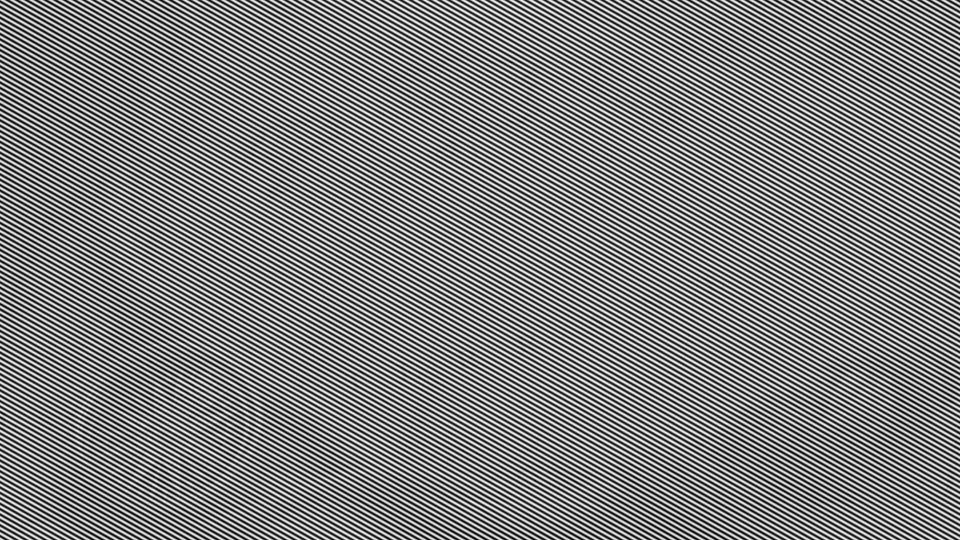
%> input picture LW_6/Pictures/A6_08_2.jpg, 1920 x 1080 px (shown at 1/2 size)
$ octave Lab6_task2.m   (GNU Octave 9; MATLAB toolbox functions it lacks are replaced by stand-ins)
%> lines starting %> are read from the running program, lines starting %| are printed output that depends on the picture
### LW_6/Pictures/F_chess_2D.m
function CH = F_chess_2D(m,n)
%% Программа формирования шахматной матрицы (-1)^(x+y)
% для центрирования изображений в частотной области
CH = zeros(m,n);
for im = 1:m
for in = 1:n
CH(im,in) = (-1)^(in+im);
end
end
end

### LW_6/Pictures/Lab6_task2.m
clear all; close all;
% Чтение изображения
I=imread('A6_08_2.jpg');
%> I is the input picture: size 1080x1920 uint8; min 0, max 255, mean 127.8

figure(1);
imshow(I);
% Конвертация в чб и в double
I = im2double(I);
%> I: size 1080x1920 double
% получение размера изображения
[sy,sx] = size(I);
%> sy = 1080; sx = 1920
CH = F_chess_2D(sy,sx);
%> after the loop in F_chess_2D, `for im = 1:m`:
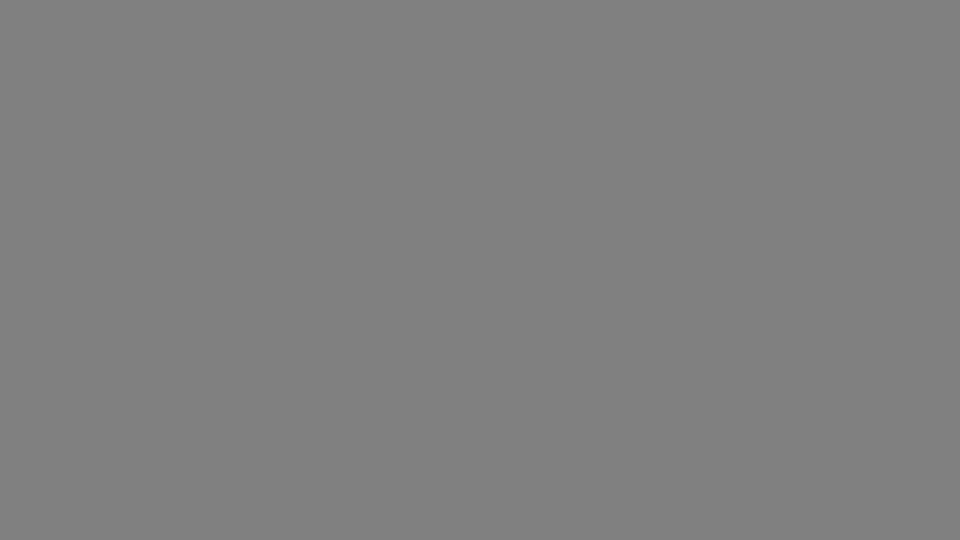
%> CH: size 1080x1920 double (shown at 1/2 size); values -1 (black) and 1 (white), 50% white in thin lines or dots
RF1=fft2(I.*CH);
figure(2);
imshow(log(1+abs(RF1)), [ ]);
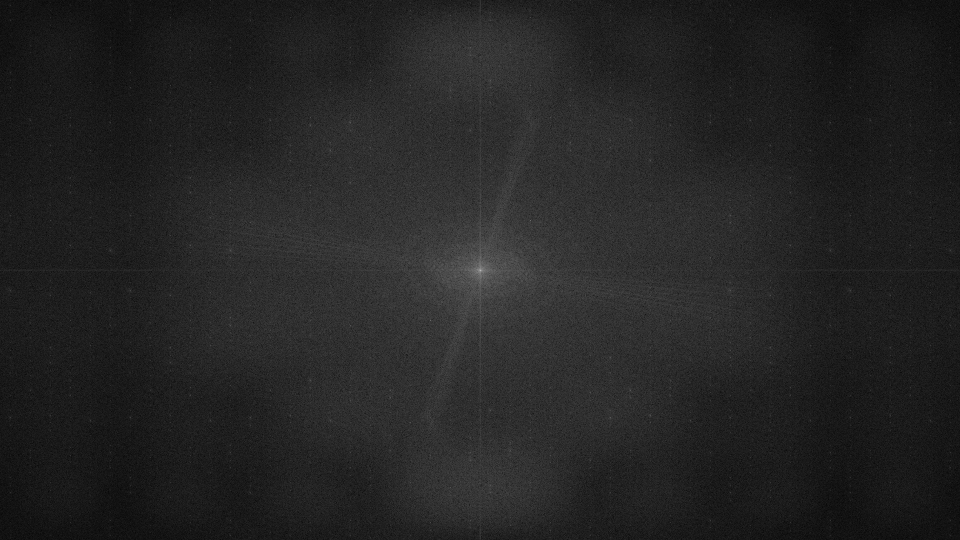
%> displayed picture: size 1080x1920, on the screen's scale of 0 to 255 (shown at 1/2 size); min 0, max 255, mean 36
% центр
RF1(441,1061)=0;
RF1(641, 861)=0;

figure(3);
imshow(log(1+abs(RF1)), [ ]);

G2 = ifft2(RF1);
figure(4);
imshow(abs(G2),[]);
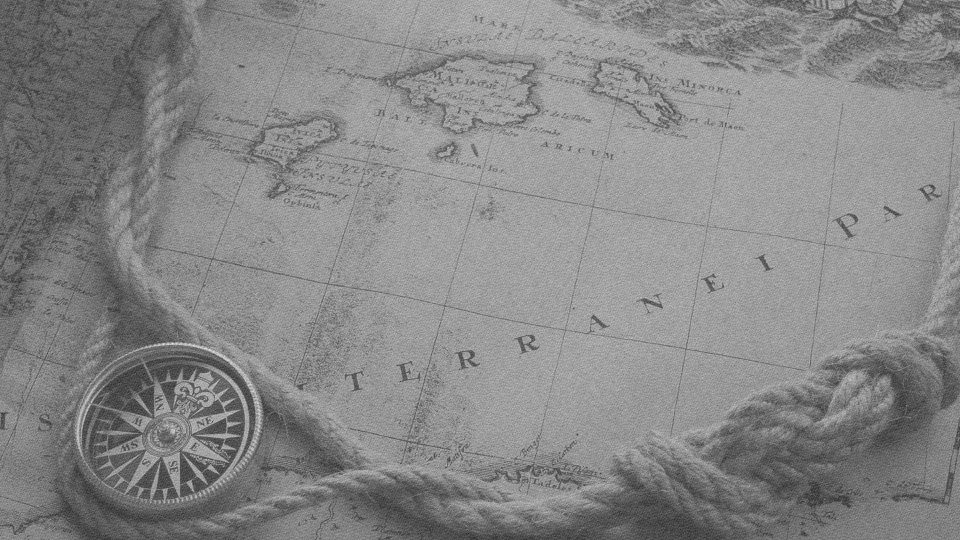
%> displayed picture: size 1080x1920, on the screen's scale of 0 to 255 (shown at 1/2 size); min 0, max 255, mean 135
